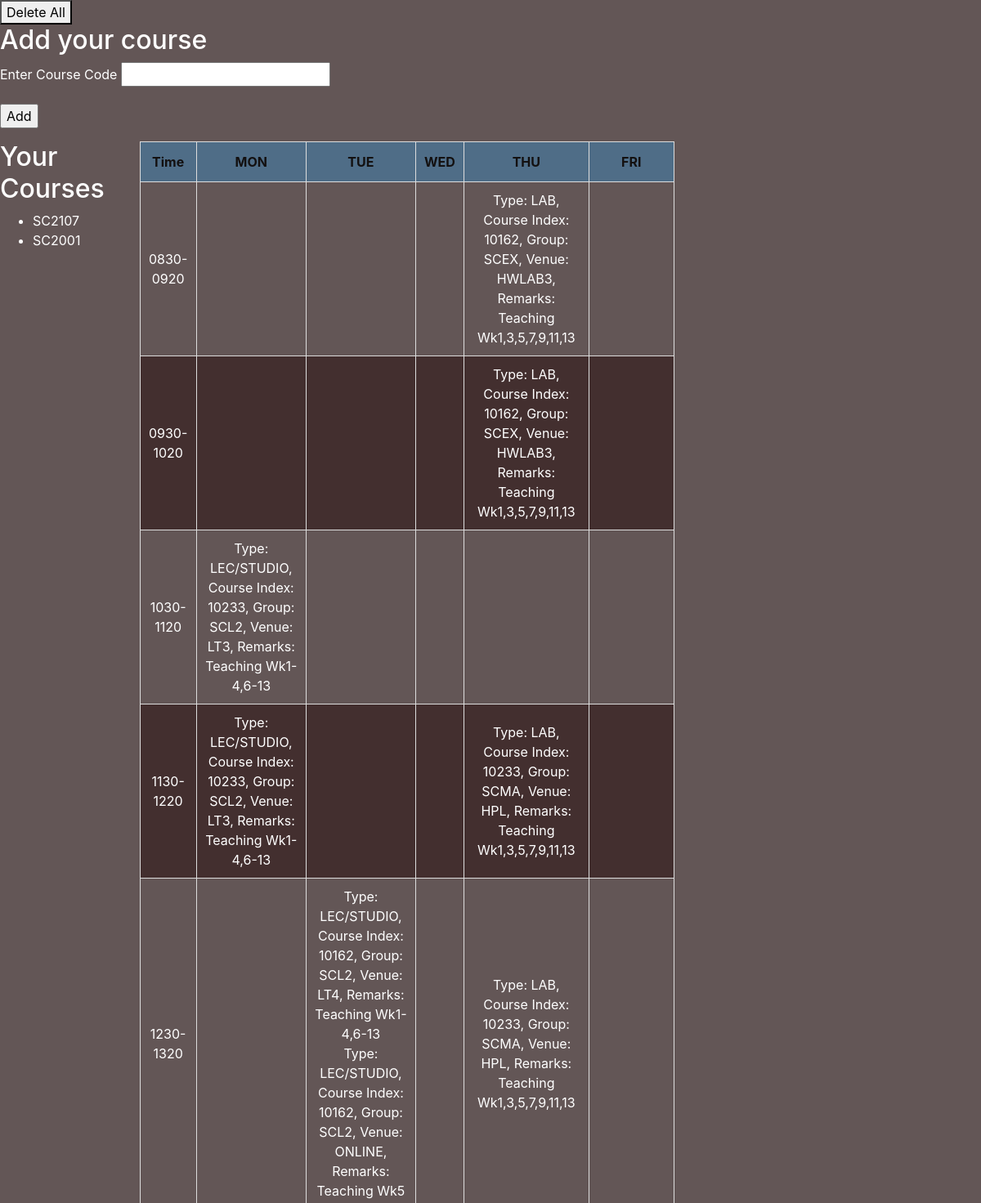
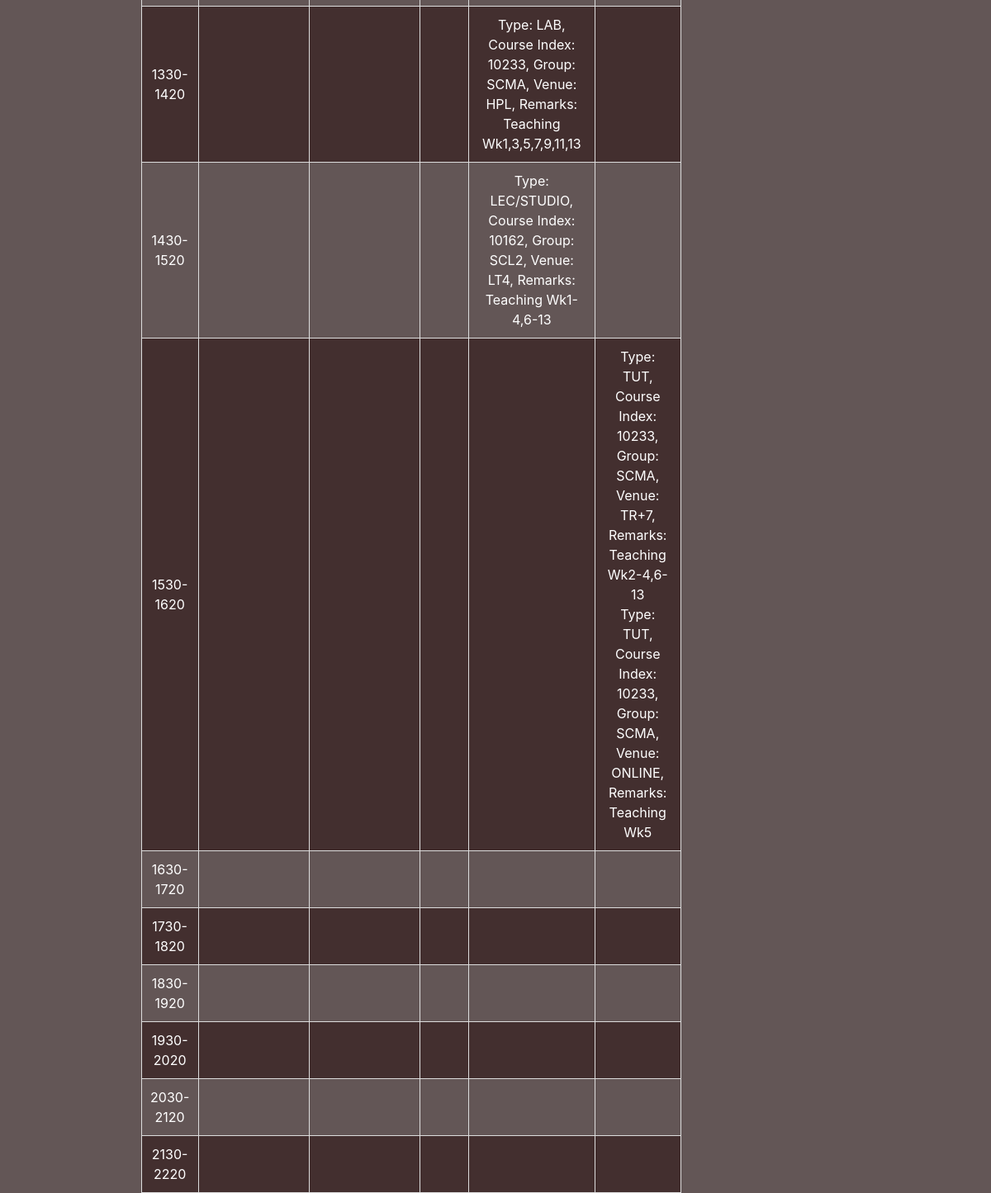
Screenshot of /main (signed in) with the database file from the repository (2 pictures, top to bottom).
### SimplyStars/models.py (models this page shows)
class CourseCode(db.Model):
    __tablename__ = 'course_code'
    id = db.Column(db.Integer, primary_key=True)
    course_code = db.Column(db.String(100), nullable=False)
    user = db.Column(db.Integer, db.ForeignKey('user.id'), nullable=False) #ForeginKey ensures referential integrity and cascade operations

class CourseSchedule(db.Model):
    __tablename__ = 'course_schedule'
    id = db.Column(db.Integer, primary_key=True)
    user_id = db.Column(db.Integer, db.ForeignKey('user.id'), nullable=False)
    course_code = db.Column(db.String(100), nullable=False)
    course_index = db.Column(db.String(100), nullable=False)
    type = db.Column(db.String(120))
    group = db.Column(db.String(120))
    day = db.Column(db.String(120))
    time = db.Column(db.String(120))
    venue = db.Column(db.String(120))
    remark = db.Column(db.Text)

### SimplyStars/route.py (the view, shortened to what this page needs)
@app.route('/main', methods=['GET', 'POST'])
def main_page():
    form = CourseCodeForm()
    weekly_schedules = get_schedule(current_user.id)
    print(weekly_schedules)
    schedule = generate_time_slots('8:30 AM', '10:30 PM', 50)
    print(schedule)
    user_courses = CourseCode.query.filter_by(user=current_user.id).all()
    return render_template('main.html', form=form, user_courses=user_courses, schedule=schedule, weekly_schedules=weekly_schedules)

### SimplyStars/forms.py
class CourseCodeForm(FlaskForm):
    course_code = StringField(label="Enter Course Code", validators=[DataRequired()])
    add = SubmitField("Add")

### SimplyStars/models.py (called while the page is built)
@login_manager.user_loader
def load_user(user_id):
    return User.query.get(int(user_id))

### SimplyStars/route.py (called while the page is built)
def generate_time_slots(start_time, end_time, interval):
    time_slots = []
    current_time = datetime.strptime(start_time, '%I:%M %p')
    end_time = datetime.strptime(end_time, '%I:%M %p')
    while current_time + timedelta(minutes=interval) <= end_time:
        end_interval_time = current_time + timedelta(minutes=interval)
        formatted_slot = current_time.strftime('%H%M') + '-' + end_interval_time.strftime('%H%M')
        time_slots.append(formatted_slot)
        current_time = (current_time + timedelta(hours=1)).replace(minute=current_time.minute)
    return time_slots

def clash_free(current_index, weekly_schedule, user_id, course_code):
    index_details = CourseSchedule.query.filter_by(user_id=user_id,
                                                   course_code=course_code,
                                                   course_index=current_index).all()
    for details in index_details:
         day = details.day
         time = details.time
         if details.venue == "online":
             continue
         if day in weekly_schedule and time in weekly_schedule[day]:
             return False
    return True

def format_time(time_obj):
    return time_obj.strftime('%H%M')

### SimplyStars/templates/main.html (shortened to what this page needs)
{% extends "base.html" %}
{% block head %}
<link href="https://stackpath.bootstrapcdn.com/bootstrap/4.5.2/css/bootstrap.min.css" rel="stylesheet">
<link rel="stylesheet" type="text/css" href="{{ url_for('static', filename='style.css')}}">
{% endblock %}
{% block content %}
<form action="/delete" method="POST">
    <button type="submit">Delete All</button>
</form>
<div class="login-container">
    <h2>Add your course</h2>
    <form id="courseForm" method="POST">
        <div class="form-group">
            {{ form.course_code.label() }}
            {{ form.course_code() }}
        </div>
        <div class="form-group">
            {{ form.add() }}
        </div>
    </form>
</div>
<div class="content-container">
    <div class="course_container">
        <h2>Your Courses</h2>
        <ul>
            {% for course in user_courses %}
            <li>{{ course.course_code }}</li>
            {% endfor %}
        </ul>
    </div>
    <div>
        <div class="timetable-container">
            <table id="timetable">
                <thead>
                    <tr>
                        <th>Time</th>
                        {% for day in ['MON', 'TUE', 'WED', 'THU', 'FRI'] %}
                            <th>{{ day }}</th>
                        {% endfor %}
                    </tr>
                </thead>
                <tbody>
                    {% for time_slot in schedule %}
                        <tr>
                            <td>{{ time_slot }}</td>
                            {% for day in ['MON', 'TUE', 'WED', 'THU', 'FRI'] %}
                                <td>
                                    {% set day_schedule = weekly_schedules.get(day, {}).get(time_slot, []) %}
                                    {% for class in day_schedule %}
                                        Type: {{ class['type'] }},
                                        Course Index: {{ class['index'] }},
                                        Group: {{ class['group'] }},
                                        Venue: {{ class['venue'] }},
                                        Remarks: {{ class.get('remarks', '') }}<br>
                                    {% endfor %}
                                </td>
                            {% endfor %}
                        </tr>
                    {% endfor %}
                </tbody>
            </table>
        </div>
    </div>
    {% endblock %}

### SimplyStars/templates/base.html (shortened to what this page needs)
<!doctype html>
<html lang="en">
<head>
    {%block head %}{% endblock %}
</head>
<body>
    {% block content %}
    {% endblock %}
</body>
</html>

### SimplyStars/static/style.css (style rules this page uses)
.content-container { display: flex; align-items: flex-start; }
.timetable-container { width: 65%; max-width: 2000px; padding-left: 4%; }
#timetable { border-collapse: collapse; text-align: center; width: 100%; }
#timetable { width: 100%; border-collapse: collapse; text-align: center; }
#timetable, #timetable th, #timetable td { border: 1px solid #ddd; }
#timetable th, #timetable td { padding: 10px; }
#timetable thead { background-color: #f2f2f2; }
#timetable tr:nth-child(even) { background-color: #432f2f; }
#timetable th { padding-top: 12px; padding-bottom: 12px; text-align: center; background-color: #4f6d87; color: rgb(19, 16, 16); }

### SimplyStars/templates/base.html (style rules this page uses)
body { background-color: #635656; color: white }

### rows the page displays
CourseCode: course_code "SC2107"
CourseCode: course_code "SC2001"
CourseSchedule: type "LAB", index "10162", group "SCEX", venue "HWLAB3", get "Teaching Wk1,3,5,7,9,11,13"
CourseSchedule: type "LEC/STUDIO", index "10233", group "SCL2", venue "LT3", get "Teaching Wk1-4,6-13"
CourseSchedule: type "LAB", index "10233", group "SCMA", venue "HPL", get "Teaching Wk1,3,5,7,9,11,13"
CourseSchedule: type "LEC/STUDIO", index "10162", group "SCL2", venue "LT4", get "Teaching Wk1-4,6-13"
CourseSchedule: type "LEC/STUDIO", index "10162", group "SCL2", venue "ONLINE", get "Teaching Wk5"
CourseSchedule: type "LEC/STUDIO", index "10162", group "SCL2", venue "LT4", get "Teaching Wk1-4,6-13"
CourseSchedule: type "TUT", index "10233", group "SCMA", venue "TR+7", get "Teaching Wk2-4,6-13"
CourseSchedule: type "TUT", index "10233", group "SCMA", venue "ONLINE", get "Teaching Wk5"

### other values shown
{{ day }} "MON" "TUE" "WED" "THU" "FRI"
{{ time_slot }} "0830-0920" "0930-1020" "1030-1120" "1130-1220" "1230-1320" "1330-1420" "1430-1520" "1530-1620" "1630-1720" "1730-1820" "1830-1920" "1930-2020" "2030-2120" "2130-2220"
